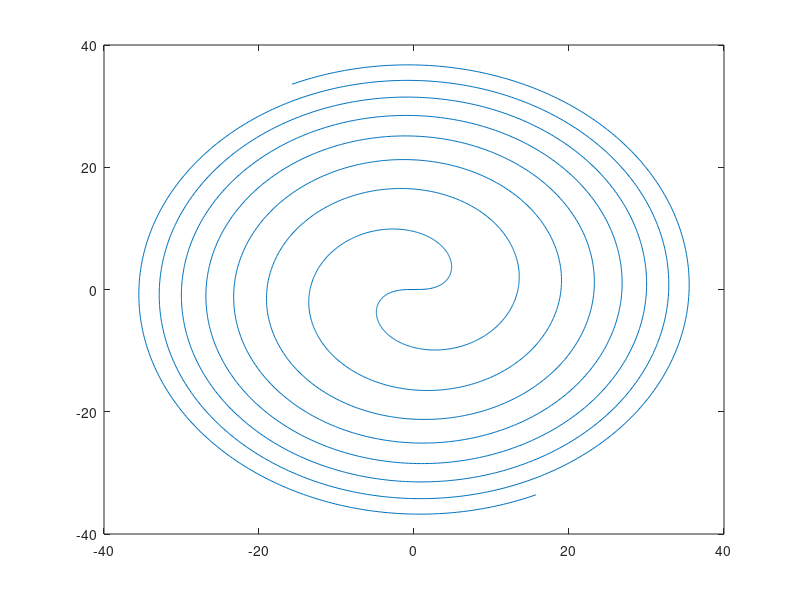

The MATLAB source for this figure:
%By Adrien Mau
%Swinburne Intern
%Gives the coordinates of a Fermat Spiral (points)

n=-10:0.005:10;
theta=n*137.50776405; %degree - golden angle
r=abs(sqrt(theta));
x=r.*cosd(theta).*(n>=0)-r.*cosd(theta).*(n<0);
y=r.*sind(theta);
coord=[x;y]
plot(x,y)

points=transpose(coord);